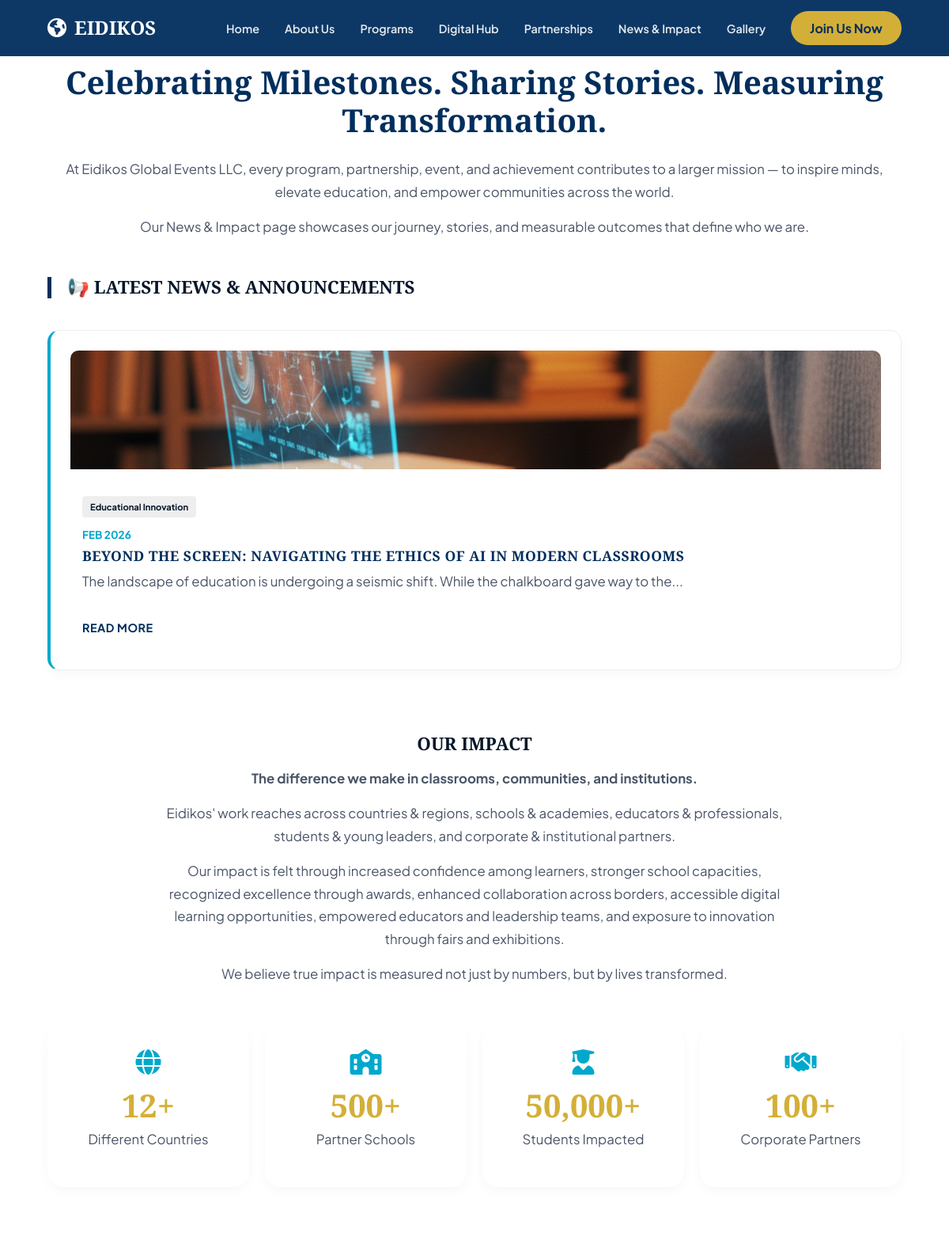
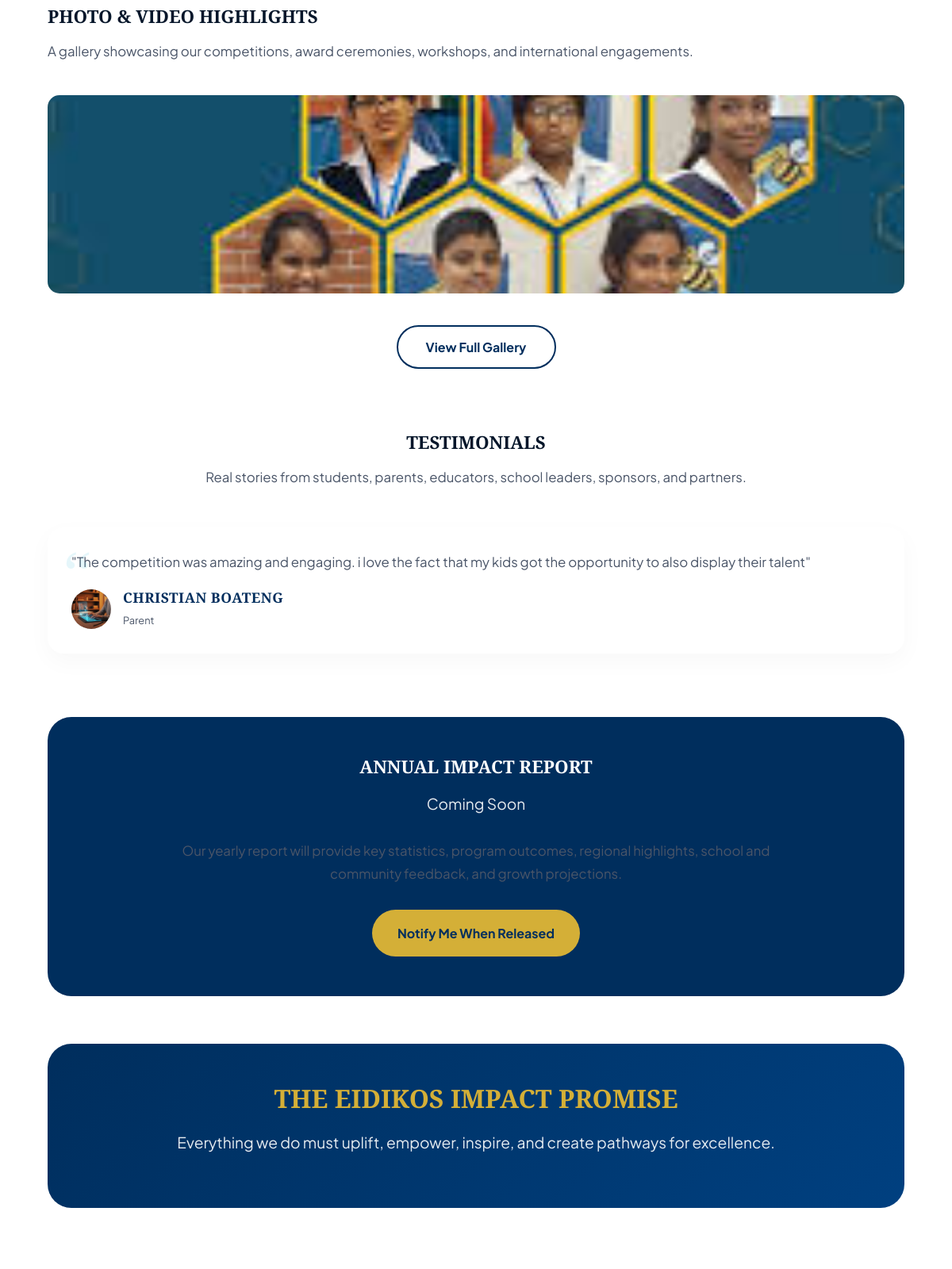
The app's page /news-impact (upper part) with its own data (2 pictures, top to bottom).
### app/models.py (models this page shows)
class Page(db.Model):
    id = db.Column(db.Integer, primary_key=True)
    slug = db.Column(db.String(64), unique=True, nullable=False)
    hero_title = db.Column(db.String(255))
    hero_subtitle = db.Column(db.String(255))
    hero_description = db.Column(db.Text)
    meta_description = db.Column(db.Text)
    created_at = db.Column(db.DateTime, default=datetime.utcnow)
    updated_at = db.Column(db.DateTime, default=datetime.utcnow, onupdate=datetime.utcnow)
    is_coming_soon = db.Column(db.Boolean, default=False)
    sections = db.relationship('Section', backref='page', lazy='dynamic')

class NewsArticle(db.Model):
    id = db.Column(db.Integer, primary_key=True)
    title = db.Column(db.String(255), nullable=False)
    content = db.Column(db.Text)
    category = db.Column(db.String(64))
    date_published = db.Column(db.Date, default=datetime.utcnow)
    featured_image_url = db.Column(db.String(255))
    image_filename = db.Column(db.String(255))
    excerpt = db.Column(db.Text)
    order = db.Column(db.Integer, default=0)

class ImpactMetric(db.Model):
    id = db.Column(db.Integer, primary_key=True)
    label = db.Column(db.String(128))
    value = db.Column(db.String(64))
    icon = db.Column(db.String(64)) # FontAwesome class
    order = db.Column(db.Integer, default=0)

class GalleryItem(db.Model):
    id = db.Column(db.Integer, primary_key=True)
    title = db.Column(db.String(255))
    image_filename = db.Column(db.String(255))
    video_url = db.Column(db.String(255))
    category = db.Column(db.String(64), default='General') # e.g. Competition, Event, Random
    program_id = db.Column(db.Integer, db.ForeignKey('program.id'), nullable=True)
    order = db.Column(db.Integer, default=0)
    created_at = db.Column(db.DateTime, default=datetime.utcnow)

class Testimonial(db.Model):
    id = db.Column(db.Integer, primary_key=True)
    author_name = db.Column(db.String(128))
    author_role = db.Column(db.String(128))
    author_photo_url = db.Column(db.String(255))
    image_filename = db.Column(db.String(255))
    content = db.Column(db.Text)
    order = db.Column(db.Integer, default=0)

### app/routes.py (the view)
@main.route('/news-impact')
def news_impact():
    page, sections = get_page_data('news-impact')
    news_articles = NewsArticle.query.order_by(NewsArticle.date_published.desc()).all()
    impact_metrics = ImpactMetric.query.all()
    testimonials = Testimonial.query.all()
    gallery_items = GalleryItem.query.order_by(GalleryItem.order.asc()).limit(6).all()
    gallery_programs = Program.query.join(GalleryItem).distinct().all()
    return render_template('news-impact.html', page=page, sections=sections,
                           news_articles=news_articles, impact_metrics=impact_metrics,
                           testimonials=testimonials, gallery_items=gallery_items,
                           gallery_programs=gallery_programs)

### app/templates/news-impact.html (shortened to what this page needs)
{% extends "base.html" %}
{% block content %}
<section id="news-impact" style="background: white;">
    <div class="container">
        <div class="section-header">
            <h2>{{ page.hero_title|safe if page else 'Celebrating Milestones. Sharing Stories. Measuring
                Transformation.' }}
            </h2>
            {% if sections and sections.intro %}
            {{ sections.intro.content | safe }}
            {% else %}
            <p>At Eidikos Global Events LLC, every program, partnership, event, and achievement contributes to a larger
                mission — to inspire minds, elevate education, and empower communities across the world.</p>
            <p>Our News & Impact page showcases our journey, stories, and measurable outcomes that define who we are.
            </p>
            {% endif %}
        </div>
        <div style="margin-bottom: 80px;">
            <h3 style="margin-bottom: 40px; border-left: 5px solid var(--primary); padding-left: 20px;">📢 LATEST NEWS &
                ANNOUNCEMENTS</h3>
            <div class="grid-3">
                {% if news_articles %}
                {% for article in news_articles %}
                <div class="news-card">
                    {% if article.image_filename %}
                    <img src="{{ url_for('static', filename='uploads/news/' + article.image_filename) }}" alt="img"
                        style="width:100%; height:150px; object-fit:cover; border-radius:10px 10px 0 0; margin-bottom:10px;">
                    {% elif article.featured_image_url %}
                    <img src="{{ article.featured_image_url }}" alt="img"
                        style="width:100%; height:150px; object-fit:cover; border-radius:10px 10px 0 0; margin-bottom:10px;">
                    {% endif %}
                    <div style="padding: 15px;">
                        <span class="news-tag">{{ article.category }}</span>
                        <span class="news-date">{{ article.date_published.strftime('%b %Y') if article.date_published
                            else '' }}</span>
                        <h4>{{ article.title|safe }}</h4>
                        <p>{{ article.content|striptags|truncate(100) }}</p>
                        <a href="{{ url_for('main.news_detail', article_id=article.id) }}" class="btn-text-link">Read
                            More</a>
                    </div>
                </div>
                {% endfor %}
                {% endif %}
            </div>
        </div>
        <div style="margin-bottom: 80px;">
            <div style="text-align: center; max-width: 800px; margin: 0 auto 50px;">
                <h3>OUR IMPACT</h3>
                <p><strong>The difference we make in classrooms, communities, and institutions.</strong></p>
                <p>Eidikos' work reaches across countries & regions, schools & academies, educators & professionals,
                    students & young leaders, and corporate & institutional partners.</p>
                <p>Our impact is felt through increased confidence among learners, stronger school capacities,
                    recognized excellence through awards, enhanced collaboration across borders, accessible digital
                    learning opportunities, empowered educators and leadership teams, and exposure to innovation through
                    fairs and exhibitions.</p>
                <p>We believe true impact is measured not just by numbers, but by lives transformed.</p>
            </div>
            <div class="grid-4">
                {% if impact_metrics %}
                {% for metric in impact_metrics %}
                <div class="impact-metric-box">
                    <i class="{{ metric.icon if metric.icon else 'fas fa-chart-bar' }}"></i>
                    <h3>{{ metric.value }}</h3>
                    <p>{{ metric.label }}</p>
                </div>
                {% endfor %}
                {% endif %}
            </div>
        </div>
        <div style="margin-top: 80px;" id="gallery-section">
            <div class="section-header" style="text-align: left; margin-bottom: 40px;">
                <h3>PHOTO & VIDEO HIGHLIGHTS</h3>
                <p>A gallery showcasing our competitions, award ceremonies, workshops, and international engagements.
                </p>
            </div>
            <div class="gallery-grid" id="dynamic-gallery">
                {% if gallery_items %}
                {% for item in gallery_items %}
                <div class="gallery-item">
                    {% if item.video_url %}
                    <div class="video-container"
                        style="position: relative; padding-bottom: 56.25%; height: 0; overflow: hidden; border-radius: 15px;">
                        <iframe src="{{ item.video_url|youtube_embed }}"
                            style="position: absolute; top: 0; left: 0; width: 100%; height: 100%; border: 0;"
                            allowfullscreen></iframe>
                    </div>
                    {% else %}
                    <img src="{{ url_for('static', filename='uploads/gallery/' + item.image_filename) }}"
                        alt="{{ item.title }}">
                    {% endif %}
                </div>
                {% endfor %}
                {% else %}
                <div class="gallery-item">
                    <img src="https://images.unsplash.com/photo-1577896851231-70ef18881754?auto=format&fit=crop&w=500&q=80"
                        alt="img">
                    <div class="gallery-caption">Sample: Awards Ceremony</div>
                </div>
                {% endif %}
            </div>
            <div style="text-align: center; margin-top: 40px;">
                <a href="{{ url_for('main.gallery') }}" class="btn btn-outline-dynamic">View Full Gallery</a>
            </div>
        </div>
        <div style="margin-top: 80px; margin-bottom: 80px;">
            <div class="section-header">
                <h3>TESTIMONIALS</h3>
                <p>Real stories from students, parents, educators, school leaders, sponsors, and partners.</p>
            </div>
            <div class="grid-3">
                {% if testimonials %}
                {% for testimonial in testimonials %}
                <div class="testimonial-card">
                    <p>"{{ testimonial.content|safe }}"</p>
                    <div class="testimonial-author">
                        {% if testimonial.image_filename %}
                        <img src="{{ url_for('static', filename='uploads/testimonials/' + testimonial.image_filename) }}"
                            alt="{{ testimonial.author_name }}" class="author-img">
                        {% elif testimonial.author_photo_url %}
                        <img src="{{ testimonial.author_photo_url }}" alt="{{ testimonial.author_name }}"
                            class="author-img">
                        {% else %}
                        <img src="https://ui-avatars.com/api/?name={{ testimonial.author_name }}"
                            alt="{{ testimonial.author_name }}" class="author-img">
                        {% endif %}
                        <div>
                            <h4>{{ testimonial.author_name }}</h4>
                            <p style="font-size: 0.8rem; margin:0;">{{ testimonial.author_role if
                                testimonial.author_role else
                                'Participant' }}</p>
                        </div>
                    </div>
                </div>
                {% endfor %}
                {% endif %}
            </div>
        </div>
        <div
            style="background: var(--primary); color: white; padding: 50px; border-radius: 30px; text-align: center; position: relative; overflow: hidden;">
            <div style="position: relative; z-index: 2;">
                <h3>ANNUAL IMPACT REPORT</h3>
                <p style="color: rgba(255,255,255,0.9); font-size: 1.2rem; margin-bottom: 30px;">Coming Soon</p>
                <p style="max-width: 800px; margin: 0 auto;">Our yearly report will provide key statistics, program
                    outcomes, regional highlights, school and community feedback, and growth projections.</p>
                <div style="margin-top: 30px;">
                    <a href="{{ url_for('main.contact') }}" class="btn btn-gold">Notify Me When Released</a>
                </div>
            </div>
        </div>
        <div class="partner-promise-box" style="margin-top: 60px;">
            <h3>THE EIDIKOS IMPACT PROMISE</h3>
            <p>Everything we do must uplift, empower, inspire, and create pathways for excellence.</p>
        </div>
    </div>
</section>
{% endblock %}

### records on screen
Page: hero_title "Celebrating Milestones. Sharing Stories. Measuring Transformation."
NewsArticle: image_filename (picture), category "Educational Innovation", date_published "FEB 2026", title "BEYOND THE SCREEN: NAVIGATING THE ETHICS OF AI IN MODERN CLASSROOMS", content "The landscape of education is undergoing a seismic shift. While the chalkboard gave way to the..."
ImpactMetric: value "12+", label "Different Countries"
ImpactMetric: value "500+", label "Partner Schools"
ImpactMetric: value "50,000+", label "Students Impacted"
ImpactMetric: value "100+", label "Corporate Partners"
GalleryItem: image_filename (picture)
Testimonial: content "The competition was amazing and engaging. i love the fact that my kids got the opportunity to also display their talent", image_filename (picture), author_name "CHRISTIAN BOATENG", author_role "Parent"
